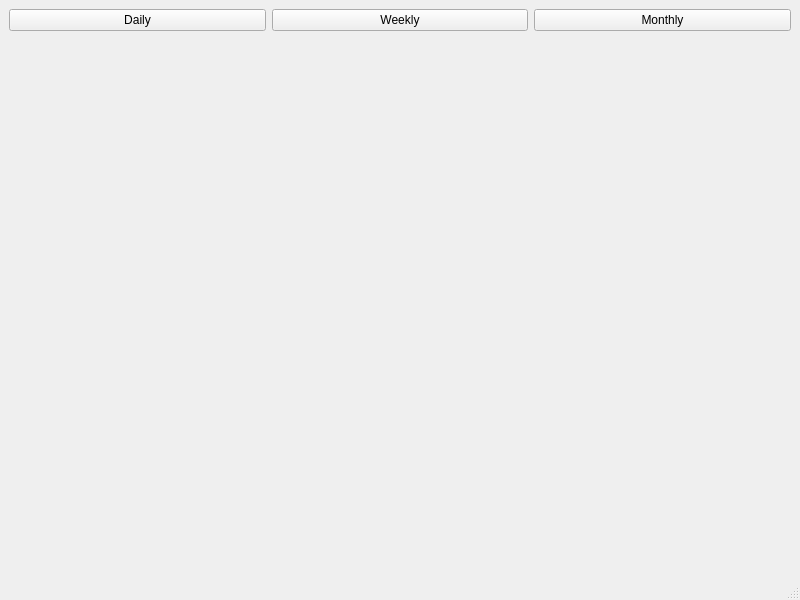
<?xml version="1.0" encoding="UTF-8"?>
<ui version="4.0">
 <class>MainWindow</class>
 <widget class="QMainWindow" name="MainWindow">
  <property name="geometry">
   <rect>
    <x>0</x>
    <y>0</y>
    <width>800</width>
    <height>600</height>
   </rect>
  </property>
  <property name="windowTitle">
   <string>MainWindow</string>
  </property>
  <widget class="QWidget" name="centralwidget">
   <layout class="QGridLayout" name="gridLayout">
    <item row="0" column="0">
     <widget class="QPushButton" name="daily_push_button">
      <property name="text">
       <string>Daily</string>
      </property>
     </widget>
    </item>
    <item row="0" column="1">
     <widget class="QPushButton" name="weekly_push_button">
      <property name="text">
       <string>Weekly</string>
      </property>
     </widget>
    </item>
    <item row="0" column="2">
     <widget class="QPushButton" name="monthly_push_button">
      <property name="text">
       <string>Monthly</string>
      </property>
     </widget>
    </item>
    <item row="1" column="0" colspan="3">
     <widget class="QWidget" name="chart_widget" native="true">
      <layout class="QVBoxLayout" name="plotter_layout"/>
     </widget>
    </item>
   </layout>
  </widget>
  <widget class="QStatusBar" name="statusbar"/>
 </widget>
 <resources/>
 <connections/>
</ui>
